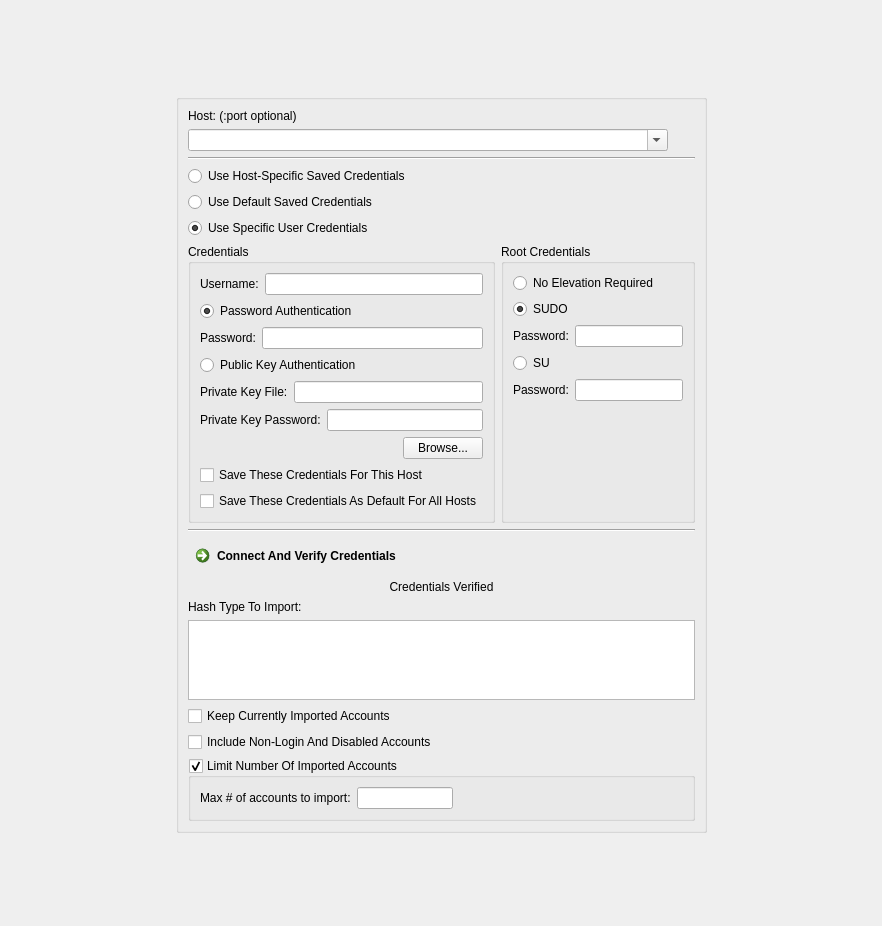
<?xml version="1.0" encoding="UTF-8"?>
<ui version="4.0">
 <class>ImportUnixSSHConfig</class>
 <widget class="QWidget" name="ImportUnixSSHConfig">
  <property name="geometry">
   <rect>
    <x>0</x>
    <y>0</y>
    <width>882</width>
    <height>926</height>
   </rect>
  </property>
  <property name="maximumSize">
   <size>
    <width>16777215</width>
    <height>16777215</height>
   </size>
  </property>
  <property name="windowTitle">
   <string>Form</string>
  </property>
  <layout class="QGridLayout" name="gridLayout">
   <item row="2" column="1">
    <spacer name="verticalSpacer">
     <property name="orientation">
      <enum>Qt::Vertical</enum>
     </property>
     <property name="sizeHint" stdset="0">
      <size>
       <width>20</width>
       <height>40</height>
      </size>
     </property>
    </spacer>
   </item>
   <item row="0" column="1">
    <spacer name="verticalSpacer_2">
     <property name="orientation">
      <enum>Qt::Vertical</enum>
     </property>
     <property name="sizeHint" stdset="0">
      <size>
       <width>20</width>
       <height>40</height>
      </size>
     </property>
    </spacer>
   </item>
   <item row="1" column="2">
    <spacer name="horizontalSpacer_2">
     <property name="orientation">
      <enum>Qt::Horizontal</enum>
     </property>
     <property name="sizeHint" stdset="0">
      <size>
       <width>40</width>
       <height>20</height>
      </size>
     </property>
    </spacer>
   </item>
   <item row="1" column="1">
    <widget class="QGroupBox" name="groupBox">
     <property name="sizePolicy">
      <sizepolicy hsizetype="Preferred" vsizetype="Preferred">
       <horstretch>0</horstretch>
       <verstretch>0</verstretch>
      </sizepolicy>
     </property>
     <property name="title">
      <string/>
     </property>
     <layout class="QVBoxLayout" name="verticalLayout_6">
      <item>
       <widget class="QLabel" name="label_4">
        <property name="text">
         <string>Host: (:port optional)</string>
        </property>
       </widget>
      </item>
      <item>
       <widget class="QComboBox" name="HostComboBox">
        <property name="maximumSize">
         <size>
          <width>480</width>
          <height>16777215</height>
         </size>
        </property>
        <property name="styleSheet">
         <string notr="true">combobox-popup:0</string>
        </property>
        <property name="editable">
         <bool>true</bool>
        </property>
        <property name="insertPolicy">
         <enum>QComboBox::InsertAtTop</enum>
        </property>
       </widget>
      </item>
      <item>
       <widget class="Line" name="line_2">
        <property name="orientation">
         <enum>Qt::Horizontal</enum>
        </property>
       </widget>
      </item>
      <item>
       <widget class="QRadioButton" name="UseSavedCreds">
        <property name="sizePolicy">
         <sizepolicy hsizetype="Ignored" vsizetype="Fixed">
          <horstretch>0</horstretch>
          <verstretch>0</verstretch>
         </sizepolicy>
        </property>
        <property name="text">
         <string>Use Host-Specific Saved Credentials</string>
        </property>
       </widget>
      </item>
      <item>
       <widget class="QRadioButton" name="UseSavedDefaultCreds">
        <property name="text">
         <string>Use Default Saved Credentials</string>
        </property>
       </widget>
      </item>
      <item>
       <widget class="QRadioButton" name="UseSpecificCreds">
        <property name="text">
         <string>Use Specific User Credentials</string>
        </property>
        <property name="checked">
         <bool>true</bool>
        </property>
       </widget>
      </item>
      <item>
       <layout class="QHBoxLayout" name="horizontalLayout_3">
        <item>
         <widget class="QGroupBox" name="CredentialsBox">
          <property name="sizePolicy">
           <sizepolicy hsizetype="Preferred" vsizetype="Preferred">
            <horstretch>0</horstretch>
            <verstretch>0</verstretch>
           </sizepolicy>
          </property>
          <property name="minimumSize">
           <size>
            <width>0</width>
            <height>0</height>
           </size>
          </property>
          <property name="title">
           <string>Credentials</string>
          </property>
          <layout class="QGridLayout" name="gridLayout_2">
           <item row="0" column="0">
            <layout class="QHBoxLayout" name="horizontalLayout_2">
             <item>
              <widget class="QLabel" name="label">
               <property name="text">
                <string>Username:</string>
               </property>
              </widget>
             </item>
             <item>
              <widget class="QLineEdit" name="Username">
               <property name="minimumSize">
                <size>
                 <width>0</width>
                 <height>0</height>
                </size>
               </property>
              </widget>
             </item>
            </layout>
           </item>
           <item row="7" column="0">
            <widget class="QRadioButton" name="publicKeyRadio">
             <property name="text">
              <string>Public Key Authentication</string>
             </property>
            </widget>
           </item>
           <item row="4" column="0">
            <layout class="QHBoxLayout" name="horizontalLayout_4">
             <item>
              <widget class="QLabel" name="label_2">
               <property name="text">
                <string>Password:</string>
               </property>
              </widget>
             </item>
             <item>
              <widget class="QLineEdit" name="Password">
               <property name="echoMode">
                <enum>QLineEdit::Password</enum>
               </property>
              </widget>
             </item>
            </layout>
           </item>
           <item row="10" column="0">
            <layout class="QHBoxLayout" name="horizontalLayout">
             <property name="sizeConstraint">
              <enum>QLayout::SetDefaultConstraint</enum>
             </property>
             <item>
              <spacer name="horizontalSpacer_3">
               <property name="orientation">
                <enum>Qt::Horizontal</enum>
               </property>
               <property name="sizeHint" stdset="0">
                <size>
                 <width>40</width>
                 <height>20</height>
                </size>
               </property>
              </spacer>
             </item>
             <item>
              <widget class="QPushButton" name="browsePrivateKeyButton">
               <property name="text">
                <string>Browse...</string>
               </property>
              </widget>
             </item>
            </layout>
           </item>
           <item row="8" column="0">
            <layout class="QHBoxLayout" name="horizontalLayout_5">
             <item>
              <widget class="QLabel" name="label_3">
               <property name="text">
                <string>Private Key File:</string>
               </property>
              </widget>
             </item>
             <item>
              <widget class="QLineEdit" name="privateKeyFileEdit"/>
             </item>
            </layout>
           </item>
           <item row="3" column="0">
            <widget class="QRadioButton" name="passwordRadio">
             <property name="text">
              <string>Password Authentication</string>
             </property>
             <property name="checked">
              <bool>true</bool>
             </property>
            </widget>
           </item>
           <item row="12" column="0">
            <widget class="QCheckBox" name="SaveDefaultCreds">
             <property name="text">
              <string>Save These Credentials As Default For All Hosts</string>
             </property>
            </widget>
           </item>
           <item row="11" column="0">
            <widget class="QCheckBox" name="SaveCreds">
             <property name="text">
              <string>Save These Credentials For This Host</string>
             </property>
            </widget>
           </item>
           <item row="9" column="0">
            <layout class="QHBoxLayout" name="horizontalLayout_9">
             <item>
              <widget class="QLabel" name="label_9">
               <property name="text">
                <string>Private Key Password:</string>
               </property>
              </widget>
             </item>
             <item>
              <widget class="QLineEdit" name="privateKeyPassword">
               <property name="echoMode">
                <enum>QLineEdit::Password</enum>
               </property>
              </widget>
             </item>
            </layout>
           </item>
          </layout>
         </widget>
        </item>
        <item>
         <widget class="QGroupBox" name="ElevationCredentialsBox">
          <property name="sizePolicy">
           <sizepolicy hsizetype="Preferred" vsizetype="Preferred">
            <horstretch>0</horstretch>
            <verstretch>0</verstretch>
           </sizepolicy>
          </property>
          <property name="title">
           <string>Root Credentials</string>
          </property>
          <layout class="QVBoxLayout" name="verticalLayout_4">
           <item>
            <widget class="QRadioButton" name="noElevationRadio">
             <property name="text">
              <string>No Elevation Required</string>
             </property>
            </widget>
           </item>
           <item>
            <widget class="QRadioButton" name="sudoRadio">
             <property name="text">
              <string>SUDO</string>
             </property>
             <property name="checked">
              <bool>true</bool>
             </property>
            </widget>
           </item>
           <item>
            <layout class="QHBoxLayout" name="horizontalLayout_6">
             <item>
              <widget class="QLabel" name="label_6">
               <property name="text">
                <string>Password:</string>
               </property>
              </widget>
             </item>
             <item>
              <widget class="QLineEdit" name="sudoPasswordEdit">
               <property name="echoMode">
                <enum>QLineEdit::Password</enum>
               </property>
              </widget>
             </item>
            </layout>
           </item>
           <item>
            <widget class="QRadioButton" name="suRadio">
             <property name="text">
              <string>SU</string>
             </property>
            </widget>
           </item>
           <item>
            <layout class="QHBoxLayout" name="horizontalLayout_7">
             <item>
              <widget class="QLabel" name="label_5">
               <property name="text">
                <string>Password:</string>
               </property>
              </widget>
             </item>
             <item>
              <widget class="QLineEdit" name="suPasswordEdit">
               <property name="echoMode">
                <enum>QLineEdit::Password</enum>
               </property>
              </widget>
             </item>
            </layout>
           </item>
           <item>
            <spacer name="verticalSpacer_3">
             <property name="orientation">
              <enum>Qt::Vertical</enum>
             </property>
             <property name="sizeType">
              <enum>QSizePolicy::Expanding</enum>
             </property>
             <property name="sizeHint" stdset="0">
              <size>
               <width>20</width>
               <height>40</height>
              </size>
             </property>
            </spacer>
           </item>
          </layout>
         </widget>
        </item>
       </layout>
      </item>
      <item>
       <widget class="Line" name="line">
        <property name="orientation">
         <enum>Qt::Horizontal</enum>
        </property>
       </widget>
      </item>
      <item>
       <widget class="QCommandLinkButton" name="connectAndVerifyButton">
        <property name="text">
         <string>Connect And Verify Credentials</string>
        </property>
       </widget>
      </item>
      <item>
       <widget class="QLabel" name="credentialsVerifiedLabel">
        <property name="focusPolicy">
         <enum>Qt::ClickFocus</enum>
        </property>
        <property name="text">
         <string>Credentials Verified</string>
        </property>
        <property name="alignment">
         <set>Qt::AlignCenter</set>
        </property>
       </widget>
      </item>
      <item>
       <widget class="QLabel" name="label_7">
        <property name="text">
         <string>Hash Type To Import:</string>
        </property>
       </widget>
      </item>
      <item>
       <widget class="QListWidget" name="hashTypeList">
        <property name="sizePolicy">
         <sizepolicy hsizetype="Expanding" vsizetype="Preferred">
          <horstretch>0</horstretch>
          <verstretch>0</verstretch>
         </sizepolicy>
        </property>
        <property name="maximumSize">
         <size>
          <width>16777215</width>
          <height>80</height>
         </size>
        </property>
       </widget>
      </item>
      <item>
       <widget class="QCheckBox" name="KeepCurrentAccounts">
        <property name="text">
         <string>Keep Currently Imported Accounts</string>
        </property>
       </widget>
      </item>
      <item>
       <widget class="QCheckBox" name="IncludeNonLogin">
        <property name="text">
         <string>Include Non-Login And Disabled Accounts</string>
        </property>
       </widget>
      </item>
      <item>
       <widget class="QGroupBox" name="LimitAccounts">
        <property name="title">
         <string>Limit Number Of Imported Accounts</string>
        </property>
        <property name="checkable">
         <bool>true</bool>
        </property>
        <layout class="QHBoxLayout" name="horizontalLayout_8">
         <item>
          <widget class="QLabel" name="label_8">
           <property name="text">
            <string>Max # of accounts to import:</string>
           </property>
          </widget>
         </item>
         <item>
          <widget class="QLineEdit" name="AccountLimit">
           <property name="maximumSize">
            <size>
             <width>96</width>
             <height>16777215</height>
            </size>
           </property>
           <property name="inputMethodHints">
            <set>Qt::ImhDigitsOnly</set>
           </property>
           <property name="maxLength">
            <number>10</number>
           </property>
          </widget>
         </item>
         <item>
          <spacer name="horizontalSpacer_9">
           <property name="orientation">
            <enum>Qt::Horizontal</enum>
           </property>
           <property name="sizeHint" stdset="0">
            <size>
             <width>40</width>
             <height>20</height>
            </size>
           </property>
          </spacer>
         </item>
        </layout>
       </widget>
      </item>
     </layout>
    </widget>
   </item>
   <item row="1" column="0">
    <spacer name="horizontalSpacer">
     <property name="orientation">
      <enum>Qt::Horizontal</enum>
     </property>
     <property name="sizeHint" stdset="0">
      <size>
       <width>40</width>
       <height>20</height>
      </size>
     </property>
    </spacer>
   </item>
  </layout>
 </widget>
 <resources/>
 <connections/>
</ui>
